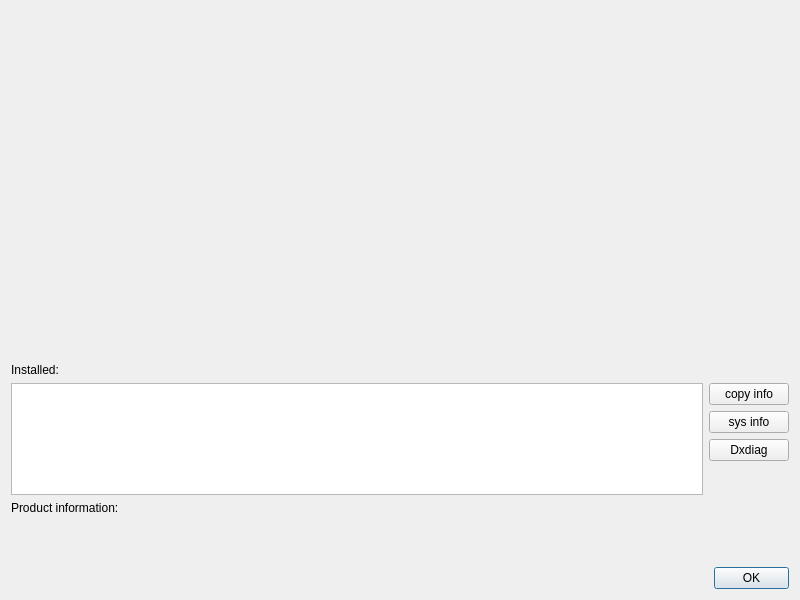
<?xml version="1.0" encoding="UTF-8"?>
<ui version="4.0">
 <class>CopyRightDialogClass</class>
 <widget class="QDialog" name="CopyRightDialogClass">
  <property name="geometry">
   <rect>
    <x>0</x>
    <y>0</y>
    <width>800</width>
    <height>600</height>
   </rect>
  </property>
  <property name="minimumSize">
   <size>
    <width>800</width>
    <height>600</height>
   </size>
  </property>
  <property name="maximumSize">
   <size>
    <width>16777215</width>
    <height>16777215</height>
   </size>
  </property>
  <property name="windowTitle">
   <string>About</string>
  </property>
  <layout class="QVBoxLayout" name="verticalLayout_3">
   <item>
    <layout class="QHBoxLayout" name="horizontalLayout_3">
     <item>
      <widget class="QLabel" name="label_icons">
       <property name="sizePolicy">
        <sizepolicy hsizetype="Fixed" vsizetype="Fixed">
         <horstretch>0</horstretch>
         <verstretch>0</verstretch>
        </sizepolicy>
       </property>
       <property name="minimumSize">
        <size>
         <width>50</width>
         <height>50</height>
        </size>
       </property>
       <property name="maximumSize">
        <size>
         <width>50</width>
         <height>50</height>
        </size>
       </property>
       <property name="text">
        <string/>
       </property>
       <property name="wordWrap">
        <bool>true</bool>
       </property>
      </widget>
     </item>
     <item>
      <widget class="QLabel" name="label_logo">
       <property name="sizePolicy">
        <sizepolicy hsizetype="Expanding" vsizetype="Preferred">
         <horstretch>0</horstretch>
         <verstretch>0</verstretch>
        </sizepolicy>
       </property>
       <property name="minimumSize">
        <size>
         <width>0</width>
         <height>0</height>
        </size>
       </property>
       <property name="maximumSize">
        <size>
         <width>16777215</width>
         <height>16777215</height>
        </size>
       </property>
       <property name="font">
        <font>
         <family>Arial</family>
         <pointsize>24</pointsize>
        </font>
       </property>
       <property name="styleSheet">
        <string notr="true">color: rgb(111, 147, 198);</string>
       </property>
       <property name="text">
        <string/>
       </property>
      </widget>
     </item>
    </layout>
   </item>
   <item>
    <layout class="QHBoxLayout" name="horizontalLayout_4">
     <property name="sizeConstraint">
      <enum>QLayout::SetFixedSize</enum>
     </property>
     <item>
      <widget class="QGraphicsView" name="graphicsView_webicon">
       <property name="sizePolicy">
        <sizepolicy hsizetype="Fixed" vsizetype="Fixed">
         <horstretch>0</horstretch>
         <verstretch>0</verstretch>
        </sizepolicy>
       </property>
       <property name="minimumSize">
        <size>
         <width>0</width>
         <height>150</height>
        </size>
       </property>
       <property name="maximumSize">
        <size>
         <width>16777215</width>
         <height>150</height>
        </size>
       </property>
       <property name="font">
        <font>
         <family>Consolas</family>
        </font>
       </property>
       <property name="styleSheet">
        <string notr="true">background-color: transparent;</string>
       </property>
       <property name="frameShape">
        <enum>QFrame::NoFrame</enum>
       </property>
      </widget>
     </item>
     <item>
      <widget class="QLabel" name="label">
       <property name="sizePolicy">
        <sizepolicy hsizetype="Fixed" vsizetype="Fixed">
         <horstretch>0</horstretch>
         <verstretch>0</verstretch>
        </sizepolicy>
       </property>
       <property name="minimumSize">
        <size>
         <width>150</width>
         <height>150</height>
        </size>
       </property>
       <property name="maximumSize">
        <size>
         <width>150</width>
         <height>150</height>
        </size>
       </property>
       <property name="text">
        <string/>
       </property>
      </widget>
     </item>
    </layout>
   </item>
   <item>
    <widget class="QLabel" name="label_nameandver">
     <property name="text">
      <string/>
     </property>
    </widget>
   </item>
   <item>
    <widget class="QLabel" name="label_version">
     <property name="text">
      <string/>
     </property>
    </widget>
   </item>
   <item>
    <widget class="QLabel" name="label_copyrighttext">
     <property name="text">
      <string/>
     </property>
    </widget>
   </item>
   <item>
    <widget class="QLabel" name="label_txt">
     <property name="text">
      <string/>
     </property>
    </widget>
   </item>
   <item>
    <widget class="QLabel" name="label_link">
     <property name="text">
      <string/>
     </property>
    </widget>
   </item>
   <item>
    <widget class="QLabel" name="label_ad">
     <property name="text">
      <string/>
     </property>
    </widget>
   </item>
   <item>
    <widget class="QLabel" name="label_group">
     <property name="text">
      <string/>
     </property>
    </widget>
   </item>
   <item>
    <spacer name="verticalSpacer_5">
     <property name="orientation">
      <enum>Qt::Vertical</enum>
     </property>
     <property name="sizeHint" stdset="0">
      <size>
       <width>20</width>
       <height>40</height>
      </size>
     </property>
    </spacer>
   </item>
   <item>
    <spacer name="verticalSpacer_3">
     <property name="orientation">
      <enum>Qt::Vertical</enum>
     </property>
     <property name="sizeHint" stdset="0">
      <size>
       <width>20</width>
       <height>40</height>
      </size>
     </property>
    </spacer>
   </item>
   <item>
    <widget class="QLabel" name="label_6">
     <property name="text">
      <string>Installed:</string>
     </property>
    </widget>
   </item>
   <item>
    <layout class="QHBoxLayout" name="horizontalLayout">
     <item>
      <widget class="QListWidget" name="listWidget"/>
     </item>
     <item>
      <layout class="QVBoxLayout" name="verticalLayout">
       <item>
        <widget class="PushButton" name="pushButton_copyinfo">
         <property name="text">
          <string>copy info</string>
         </property>
        </widget>
       </item>
       <item>
        <widget class="PushButton" name="pushButton_sysinfo">
         <property name="text">
          <string>sys info</string>
         </property>
        </widget>
       </item>
       <item>
        <widget class="PushButton" name="pushButton_dxdiag">
         <property name="text">
          <string>Dxdiag</string>
         </property>
        </widget>
       </item>
       <item>
        <spacer name="verticalSpacer">
         <property name="orientation">
          <enum>Qt::Vertical</enum>
         </property>
         <property name="sizeHint" stdset="0">
          <size>
           <width>20</width>
           <height>88</height>
          </size>
         </property>
        </spacer>
       </item>
      </layout>
     </item>
    </layout>
   </item>
   <item>
    <widget class="QLabel" name="label_7">
     <property name="text">
      <string>Product information:</string>
     </property>
    </widget>
   </item>
   <item>
    <widget class="QLabel" name="label_programname">
     <property name="minimumSize">
      <size>
       <width>0</width>
       <height>20</height>
      </size>
     </property>
     <property name="text">
      <string/>
     </property>
    </widget>
   </item>
   <item>
    <widget class="QLabel" name="label_thanks">
     <property name="text">
      <string/>
     </property>
     <property name="wordWrap">
      <bool>true</bool>
     </property>
    </widget>
   </item>
   <item>
    <spacer name="verticalSpacer_2">
     <property name="orientation">
      <enum>Qt::Vertical</enum>
     </property>
     <property name="sizeHint" stdset="0">
      <size>
       <width>20</width>
       <height>13</height>
      </size>
     </property>
    </spacer>
   </item>
   <item>
    <layout class="QHBoxLayout" name="horizontalLayout_2">
     <item>
      <widget class="QLabel" name="label_warnings">
       <property name="sizePolicy">
        <sizepolicy hsizetype="Expanding" vsizetype="Preferred">
         <horstretch>0</horstretch>
         <verstretch>0</verstretch>
        </sizepolicy>
       </property>
       <property name="text">
        <string/>
       </property>
       <property name="wordWrap">
        <bool>true</bool>
       </property>
      </widget>
     </item>
     <item>
      <layout class="QVBoxLayout" name="verticalLayout_2">
       <property name="spacing">
        <number>0</number>
       </property>
       <item>
        <spacer name="verticalSpacer_4">
         <property name="orientation">
          <enum>Qt::Vertical</enum>
         </property>
         <property name="sizeHint" stdset="0">
          <size>
           <width>20</width>
           <height>40</height>
          </size>
         </property>
        </spacer>
       </item>
       <item>
        <widget class="QDialogButtonBox" name="buttonBox">
         <property name="sizePolicy">
          <sizepolicy hsizetype="Fixed" vsizetype="Fixed">
           <horstretch>0</horstretch>
           <verstretch>0</verstretch>
          </sizepolicy>
         </property>
         <property name="minimumSize">
          <size>
           <width>75</width>
           <height>0</height>
          </size>
         </property>
         <property name="maximumSize">
          <size>
           <width>75</width>
           <height>16777215</height>
          </size>
         </property>
         <property name="standardButtons">
          <set>QDialogButtonBox::Ok</set>
         </property>
        </widget>
       </item>
      </layout>
     </item>
    </layout>
   </item>
  </layout>
 </widget>
 <layoutdefault spacing="6" margin="11"/>
 <customwidgets>
  <customwidget>
   <class>PushButton</class>
   <extends>QPushButton</extends>
   <header location="global">pushbutton.h</header>
  </customwidget>
 </customwidgets>
 <resources/>
 <connections/>
</ui>
